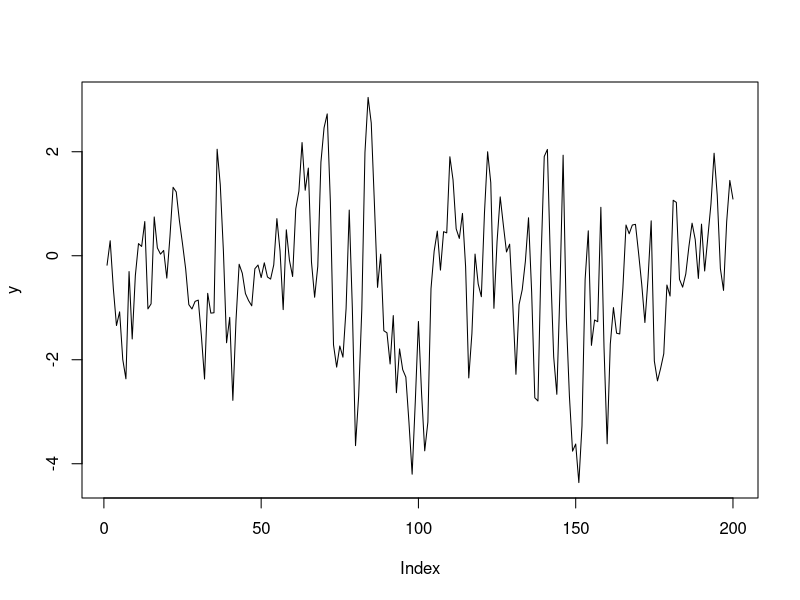
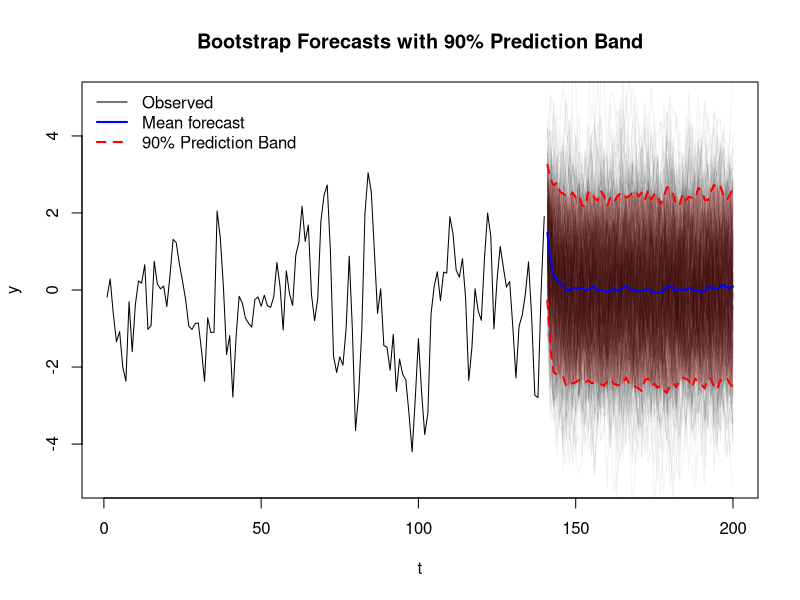
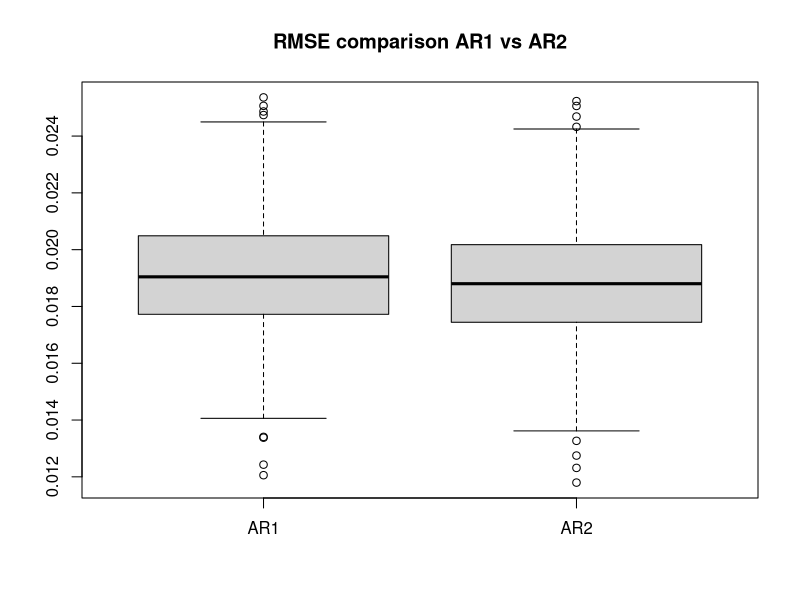
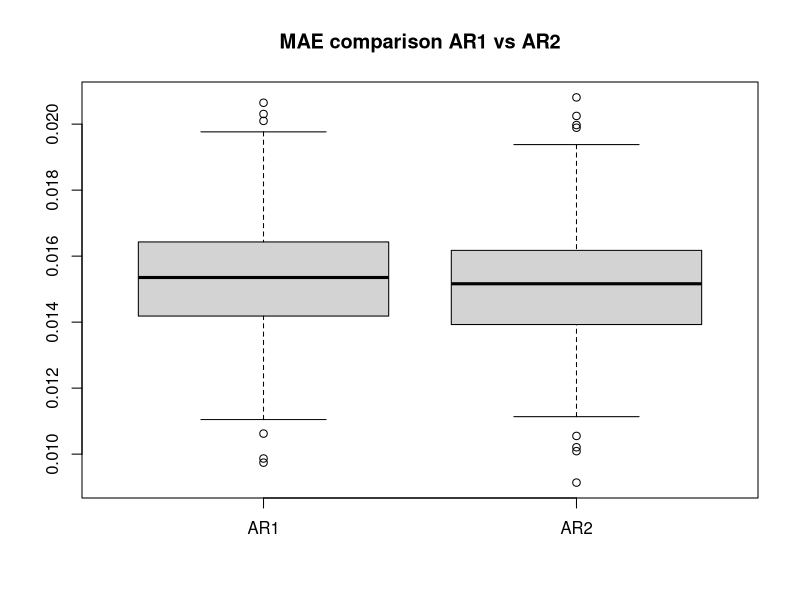
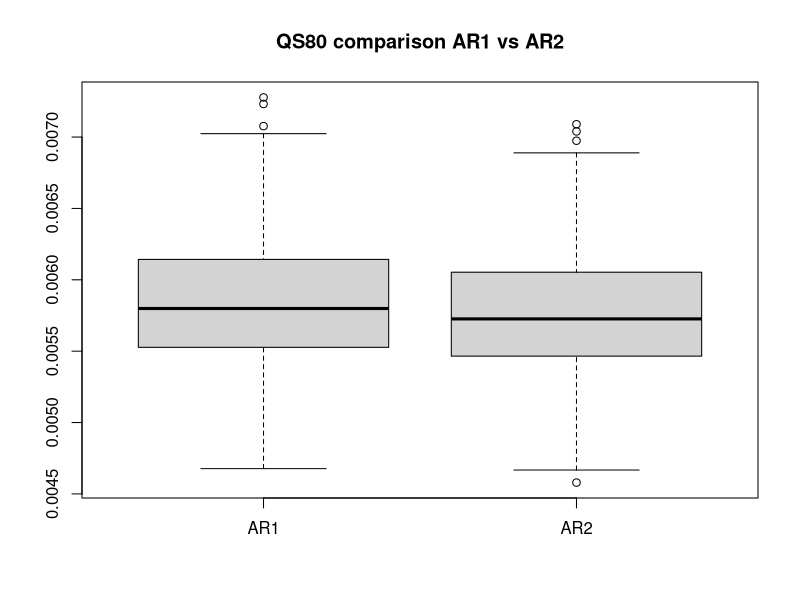

Generate these figures, in order, with R:
# clean ws
rm(list=ls())

# pkg
library(forecast)

# ex01 generate from arma 1 0 1, fit model on train, parametric bootstrap sample path, compute mean and quantile on these, plot, compute score for both prediction, report score

simulate_arma11 <- function(Y0, eps0, N, phi, theta, sigma) {
  #' Simulate T observations from an ARMA(1,1) process
  #' 
  #' The ARMA(1,1) model is:
  #' Y_t = phi * Y_{t-1} + eps_t + theta * eps_{t-1}
  #' 
  #' where eps_t ~ N(0, sigma^2)
  #' 
  #'  Y0 Starting value for Y at time 0
  #'  eps0 Starting value for innovation at time 0
  #'  T Number of observations to simulate
  #'  phi AR(1) coefficient
  #'  theta MA(1) coefficient
  #'  sigma Standard deviation of the innovation process
  #' 
  #' Return: A list containing:
  #'   Y: vector of T simulated values
  #'   eps: vector of T innovation values
  
  # Initialize vectors
  Y <- numeric(N)
  eps <- numeric(N)
  
  # Generate innovations from N(0, sigma^2)
  eps <- rnorm(N, mean = 0, sd = sigma)
  
  # Simulate ARMA(1,1) process
  for (t in 1:N) {
    if (t == 1) {
      Y[t] <- phi * Y0 + eps[t] + theta * eps0
    } else {
      Y[t] <- phi * Y[t-1] + eps[t] + theta * eps[t-1]
    }
  }
  
  return(list(Y = Y, eps = eps))
}


N <- 200
phi <- 0.6   
theta <- 0.3  
sigma <- 1
Y0<-0
eps0<-0

# Forecasting Package
#y <- arima.sim(n = n, list(ar = phi, ma = theta), sd = sigma)
y<-simulate_arma11(Y0=Y0, eps0=eps0, N=N, phi=phi, theta=theta, sigma=sigma)$Y


plot(y, type="l")

# Divide into train and test set
p_train <- 0.7
n_train <- floor(N * p_train)
y_train <- y[1:n_train]
y_test <- y[(n_train+1):N]
h <- length(y_test)


fit <- Arima(y_train, order = c(1,0,1), include.mean = FALSE)

# fable package
# fit <- leisure |>
#  model(arima = ARIMA(y ~ pdq(1, 0, 1)))


B <- 500  # number of bootstrap paths
boot_preds <- matrix(NA, nrow = h, ncol = B)
# generate paths
for(b in 1:B){
  #boot_path <- simulate(fit, nsim = h, bootstrap = TRUE)
  #boot_preds[,b] <- boot_path
  
  boot_preds[,b] <- simulate_arma11(Y0=y_train[n_train], eps0=fit$residuals[n_train], N=h, phi=fit$coef["ar1"], theta=fit$coef["ma1"], sigma=sqrt(fit$sigma2))$Y
}


pred_mean <- apply(boot_preds, 1, mean)
alpha <- .1
pred_q_upper <- apply(boot_preds, 1, function(x) quantile(x, probs = 1- alpha/2))
pred_q_lower <- apply(boot_preds, 1, function(x) quantile(x, probs = alpha/2))

plot(y, type="l", col="white", main="Bootstrap Forecasts with 90% Prediction Band",
     ylab="y", xlab="t", ylim=c(-5,5))
lines(y[1:n_train])
# plot bootstrap paths
for(b in 1:B){
  lines(n_train + 1:h, boot_preds[,b], col=rgb(0,0,0,alpha=0.05))
}

# quantile forecast band
lines(n_train + 1:h, pred_q_upper, col="red", lwd=2, lty=2)
lines(n_train + 1:h, pred_q_lower, col="red", lwd=2, lty=2)

# shaded area for prediction band
polygon(c(n_train + 1:h, rev(n_train + 1:h)),
        c(pred_q_upper, rev(pred_q_lower)),
        col=rgb(1,0,0,alpha=0.2), border=NA)

# mean forecast
lines(n_train + 1:h, pred_mean, col="blue", lwd=2)

legend("topleft",
       legend=c("Observed","Mean forecast","90% Prediction Band"),
       col=c("black","blue","red"), lty=c(1,1,2), lwd=c(1,2,2), bty="n")

# rmse on predicted mean
rmse_mean <- sqrt(mean((y_test - pred_mean)^2))
rmse_q_upper <- sqrt(mean((y_test - pred_q_upper)^2))

# quantile score on predicted quantile
mean_qs_upper <- mean(
  (1-alpha/2 - 1)*(y_test - pred_q_upper)*(y_test < pred_q_upper) +
    (1-alpha/2)*(y_test - pred_q_upper)*(y_test >= pred_q_upper)
)

# quantile score on mean
mean_qs_mean <- mean(
  (0.5 - 1)*(y_test - pred_mean)*(y_test < pred_mean) +
    (0.5)*(y_test - pred_mean)*(y_test >= pred_mean)
)


# print results
cat(paste0("RMSE on mean forecast: ", round(rmse_mean,4), "\n"))
cat(paste0("Mean Quantile Score on mean forecast: ", round(mean_qs_mean,4), "\n"))

cat(paste0("RMSE on 95% quantile forecast: ", round(rmse_q_upper,4), "\n"))
cat(paste0("Mean Quantile Score on 95% quantile forecast: ", round(mean_qs_upper,4), "\n"))


# ex2 - simulation study: generate from AR2 model, fit AR1 model and AR2 model, compute rmse, mae and qnatile score on predicted 80% quantile, represent effect of model mispecification with boxplot


simulate_ar2 <- function(Y1, Y0, N, phi1, phi2, sigma) {
  #' Simulate T observations from an ARMA(1,1) process
  #' 
  #' The AR(2) model is:
  #' Y_t = phi_1 * Y_{t-1} + phi_2 * Y_{t-2}  + eps_t
  #' 
  #' where eps_t ~ N(0, sigma^2)
  #' 
  #'  Y1,Y0 Starting value for Y at time 0
  #'  N Number of observations to simulate
  #'  sigma Standard deviation of the innovation process
  #' 
  #' Return: A list containing:
  #'   Y: vector of T simulated values
  
  # Initialize vectors
  Y <- numeric(N)
  
  # Generate innovations from N(0, sigma^2)
  eps <- rnorm(N, mean = 0, sd = sigma)
  
  # Simulate AR2 process
  for (t in 2:N) {
    if (t == 2) {
      Y[t] <- phi1 * Y1+ phi2 * Y0 + eps[t]
    } else {
      Y[t] <- phi1 * Y[t-1]+ phi2 * Y[t-2] + eps[t]
    }
  }
  
  return(list(Y = Y))
}


# Simulation
B <- 500
n=500
phi <- c(.9, -.8)
sigma_eps <- .01
p_training = 0.7


alpha <- 0.8  # 80% quantile

# create mat for storing results
mat_results <- matrix(NA, nrow = B, ncol = 6)

for(b in seq(B)){

  set.seed(1234+b)
  #generate y
  y = simulate_ar2(Y1=0, Y0=0, N=500, phi1=0.9, phi2=-0.8, sigma=0.01)$Y
  # split in training and test and proportion given
  y_train = y[1:floor(n*p_training)]
  y_test = y[(floor(n*p_training)+1):n]
  # fit AR1 model
  fit_ar1 <- Arima(y_train, order = c(1,0,0), include.mean = FALSE)
  # fit AR2 model
  fit_ar2 <- Arima(y_train, order = c(2,0,0), include.mean = FALSE)
  # predict on test set with both model
  pred_ar1 <- forecast(fit_ar1, h = length(y_test))
  pred_ar2 <- forecast(fit_ar2, h = length(y_test))
  # compute RMSE for both models
  rmse_ar1 <- sqrt(mean((y_test - pred_ar1$mean)^2))
  rmse_ar2 <- sqrt(mean((y_test - pred_ar2$mean)^2))
  # compute the MAE for both models
  mae_ar1 <- mean(abs(y_test - pred_ar1$mean))
  mae_ar2 <- mean(abs(y_test - pred_ar2$mean))
  # 80% quantile forecasts
  q80_ar1 <- pred_ar1$upper[,1]
  q80_ar2 <- pred_ar2$upper[,1]
  
  # Quantile score 
  qs_ar1 <- (alpha-1) * (y_test - q80_ar1) * (y_test < q80_ar1) +
    (alpha) * (y_test - q80_ar1) * (y_test >= q80_ar1)
  
  qs_ar2 <-  (alpha-1) * (y_test - q80_ar2) * (y_test < q80_ar2) +
    (alpha) * (y_test - q80_ar2) * (y_test >= q80_ar2)
  
  # compute mean score qantile score
  mean_qs_ar1 = mean(qs_ar1)
  mean_qs_ar2 = mean(qs_ar2)
  
  # store results in matrix
  mat_results[b, ] = c(rmse_ar1, rmse_ar2, mae_ar1, mae_ar2, mean_qs_ar1, mean_qs_ar2)
  
  cat(paste0(b, "\n"))
}

# plot results
colnames(mat_results) <- c("RMSE_AR1", "RMSE_AR2", "MAE_AR1", "MAE_AR2", "QS80_AR1", "QS80_AR2")
# boxplot comparing ar1 vs ar 2 for each metric
boxplot(mat_results[,1:2], main = "RMSE comparison AR1 vs AR2", names = c("AR1", "AR2"))
boxplot(mat_results[,3:4], main = "MAE comparison AR1 vs AR2", names = c("AR1", "AR2"))
boxplot(mat_results[,5:6], main = "QS80 comparison AR1 vs AR2", names = c("AR1", "AR2"))
